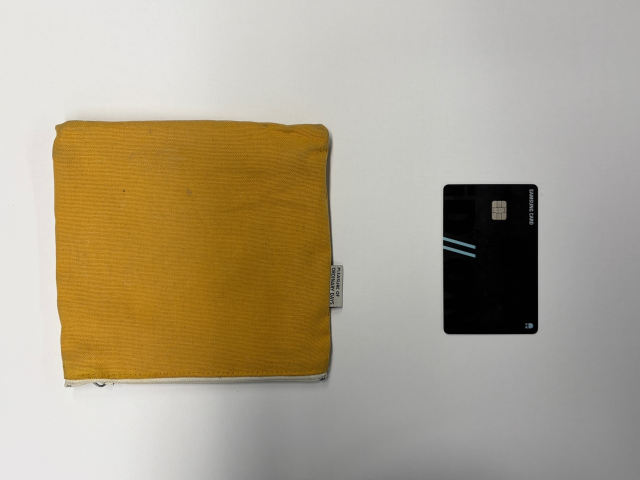
%> input picture Challenges/object-size-assets/image1-1.jpeg, 1280 x 960 px (shown at 1/2 size)
$ octave c1_1.m   (GNU Octave 9; MATLAB toolbox functions it lacks are replaced by stand-ins)
%> lines starting %> are read from the running program, lines starting %| are printed output that depends on the picture; in (x1, y1, x2, y2) boxes, pixels count from 0 and x2, y2 are one past the last pixel; in counts of white or black regions, pixels touching at a corner belong together; the program's own positions count from 1
% ITERATION
% CARD DETECTION
% ONLY WORKS FOR RIGHT ANGLE: LANDSCAPE, PORTRAIT RATIOS

clear all; close all;

% Import image
I = imread('../object-size-assets/image1-1.jpeg');
%> I is the input picture: size 960x1280x3 uint8; mean R, G, B 173.4, 162.3, 140.3
f = im2gray(I);

% Image processing
% Contrast enhancement
f_contrast = imadjust(f, [0.2 0.7], [0 1]);
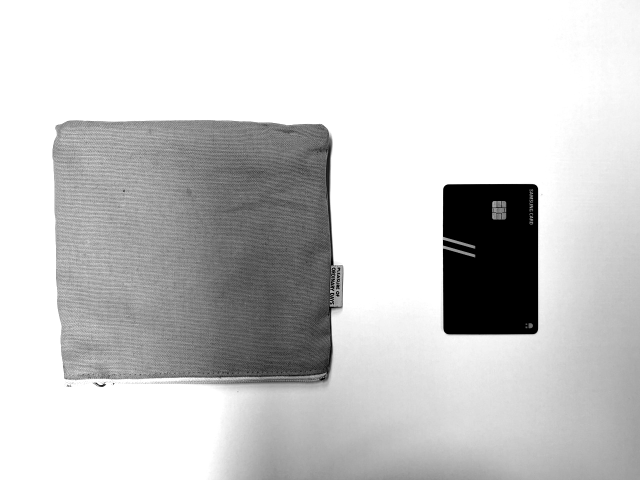
%> f_contrast: size 960x1280 uint8 (shown at 1/2 size); min 0, max 255, mean 201.4

% Gaussian + Otsu for clear binarisation
w_gauss = fspecial('Gaussian', [5 5], 1.5);
f_smooth = imfilter(f_contrast, w_gauss, 0);
level = graythresh(f_smooth);
%> level = 0.698
BW = imbinarize(f_smooth, level);
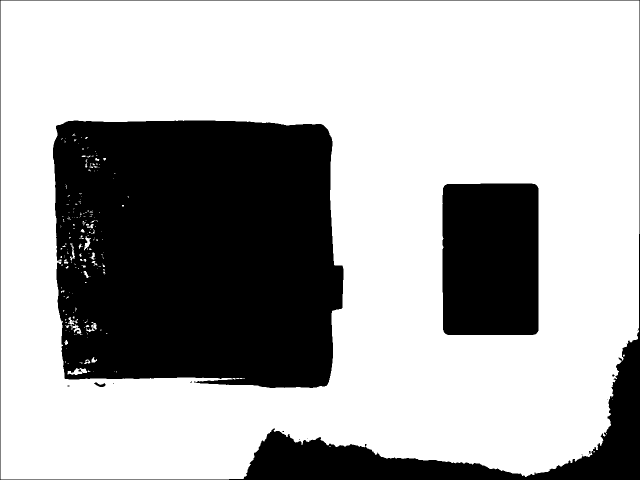
%> BW: size 960x1280 logical (shown at 1/2 size); 67.8% white; 21 black regions (16 under 20 px), largest, box (x1, y1, x2, y2) and area: (106, 241, 687, 776) 283733, (885, 367, 1077, 670) 57843, (0, 0, 1280, 960) 54072, (188, 765, 211, 774) 107, (157, 739, 163, 744) 21
BW = imcomplement(BW);

% Remove shadows (regions touching border)
BW = imclearborder(BW);
%> BW: size 960x1280 logical; 27.8% white; 20 white regions (16 under 20 px), largest, box (x1, y1, x2, y2) and area: (106, 241, 687, 776) 283733, (885, 367, 1077, 670) 57843, (188, 765, 211, 774) 107, (157, 739, 163, 744) 21

% Morphological operation
BW = bwmorph(BW, 'clean');
se_open = strel('disk', 2);
se_close = strel('disk', 4);
BW = imopen(BW,  se_open);
%> BW: size 960x1280 logical; 27.7% white; 3 white regions, box (x1, y1, x2, y2) and area: (106, 241, 687, 776) 283047, (885, 367, 1077, 670) 57842, (190, 765, 211, 774) 99
BW = imclose(BW, se_close);
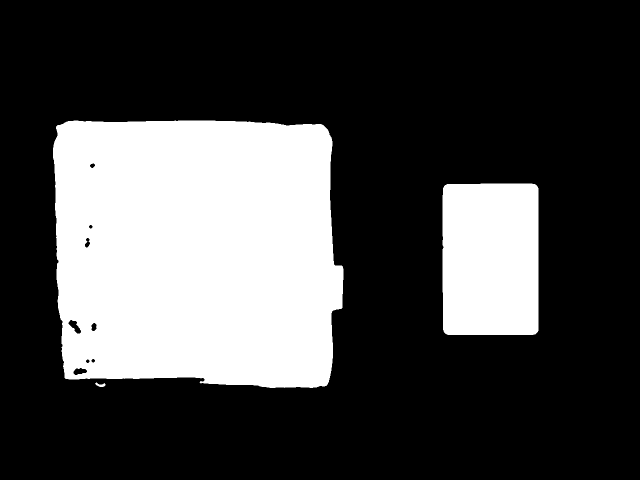
%> BW: size 960x1280 logical (shown at 1/2 size); 28% white; 3 white regions, box (x1, y1, x2, y2) and area: (106, 241, 687, 776) 285691, (885, 367, 1077, 670) 57845, (190, 765, 211, 774) 101
BW = imfill(BW, 'holes');
%> BW: size 960x1280 logical; 28% white; 3 white regions, box (x1, y1, x2, y2) and area: (106, 241, 687, 776) 286687, (885, 367, 1077, 670) 57845, (190, 765, 211, 774) 101

% Remove relatively small regions: remaining noises
cc         = bwlabel(BW);
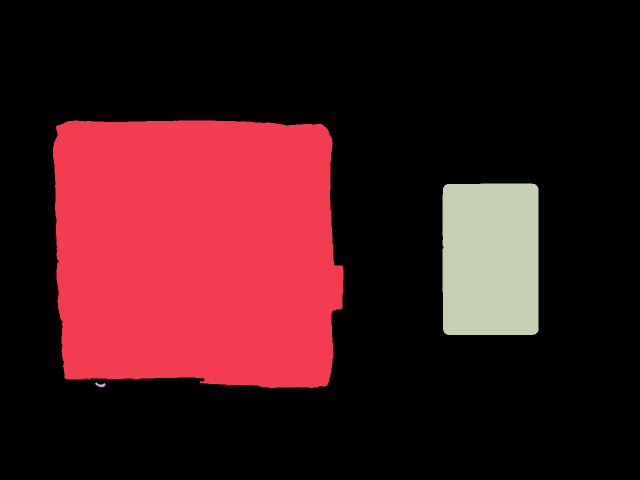
%> cc: size 960x1280 double (shown at 1/2 size); 4 distinct labels, from 0 to 3; one colour per label, 0 black
stats      = regionprops(cc, 'Area');
%> stats = 3 regions; Area: 286687, 57845, 101
all_areas  = [stats.Area];
%> all_areas = [286687 101 57845]
largest    = max(all_areas);
%> largest = 286687
BW         = bwareaopen(BW, round(largest * 0.05));
%> BW: size 960x1280 logical; 28% white; 2 white regions

figure(1); imshow(BW);
title('Clean Binarised Image');

% Card Detection
cc = bwlabel(BW);
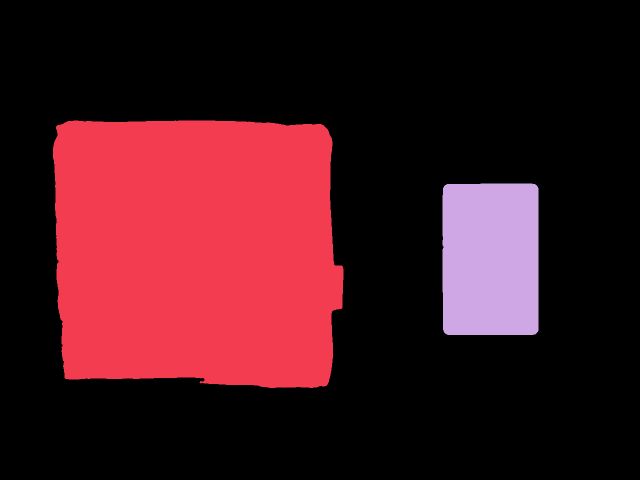
%> cc: size 960x1280 double (shown at 1/2 size); 3 distinct labels, from 0 to 2; one colour per label, 0 black
stats = regionprops(cc, 'Area', 'BoundingBox', 'Extent');
%> stats = 2 regions; box (x1, y1, x2, y2), Area and Extent: (106, 241, 687, 776) 286687 0.922, (885, 367, 1077, 670) 57845 0.994

target_ratio_L = 85.6 / 54;
target_ratio_P = 54  / 85.6;
tolerance      = 0.25;
card_idx       = [];

for i = 1:length(stats)
    bb     = stats(i).BoundingBox;
    ratio  = bb(3) / bb(4);
    extent = stats(i).Extent;

    is_landscape = abs(ratio - target_ratio_L) < tolerance;
    is_portrait  = abs(ratio - target_ratio_P) < tolerance;

    if (is_landscape || is_portrait) && extent > 0.88
        card_idx = [card_idx, i];
    end
end
%> this loop made 2 passes
%> (bb, ratio, extent, is_landscape, is_portrait, card_idx) on pass 2: ([885.5 367.5 192 303], 0.634, 0.994, false, true, 2)
%> (bb, ratio, extent, is_landscape, is_portrait) on pass 1: ([106.5 241.5 581 535], 1.09, 0.922, false, false)

if isempty(card_idx)
    error('Credit card not detected. Adjust threshold or tolerance.');
end

areas       = arrayfun(@(i) stats(i).Area, card_idx);
%> areas = 57845
[~, best]   = max(areas);
%> best = 1
card_region = card_idx(best);
%> card_region = 2
card_mask   = (cc == card_region);
%> card_mask: size 960x1280 logical; 4.7% white; 1 white region, box (x1, y1, x2, y2) and area: (885, 367, 1077, 670) 57845

% Corner Detection
card_mask_resized = imresize(card_mask, [size(f,1), size(f,2)], 'nearest');

% Smooth mask to remove staircase edges from rotation
se_smooth        = strel('disk', 3);
card_mask_smooth = imerode(imdilate(card_mask_resized, se_smooth), se_smooth);
card_gray        = uint8(card_mask_smooth) .* f;
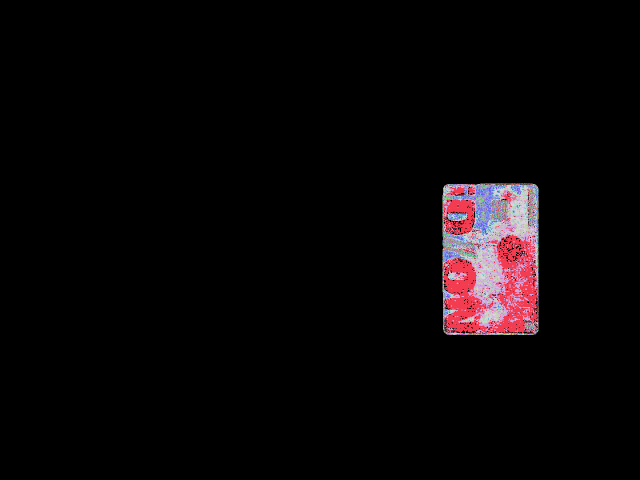
%> card_gray: size 960x1280 uint8 (shown at 1/2 size); 186 distinct labels, from 0 to 186; one colour per label, 0 black

corners  = detectHarrisFeatures(card_gray, 'MinQuality', 0.01);
%> corners = 79 points; strongest (x, y): (887, 498), (887, 481), (893, 370), (962, 368), (887, 491)
pts      = corners.Location;
%> pts = 79 rows, first 12: [886 391; 886 585; 887 474; 887 481; 887 491; 887 498; 887 661; 888 375; 888 663; 893 370; 894 669; 896 670]

% Geometric corner selection — one point per quadrant
bb = stats(card_region).BoundingBox;
card_corners = [bb(1),       bb(2);
                bb(1)+bb(3), bb(2);
                bb(1),       bb(2)+bb(4);
                bb(1)+bb(3), bb(2)+bb(4)];
%> card_corners = [885.5 367.5; 1077.5 367.5; 885.5 670.5; 1077.5 670.5]

selected = zeros(4, 2);
for k = 1:4
    dists      = sqrt((pts(:,1) - card_corners(k,1)).^2 + ...
                      (pts(:,2) - card_corners(k,2)).^2);
    [~, idx]   = min(dists);
    selected(k,:) = pts(idx,:);
end
%> this loop made 4 passes
%> idx on passes 1 to 4: 8, 76, 9, 77
%> after the loop, selected = [888 375; 1071 369; 888 663; 1071 669]

figure(2); imshow(I);
hold on;
plot(selected(:,1), selected(:,2), 'r+', 'MarkerSize', 15, 'LineWidth', 2);
title('Detected Card Corners');
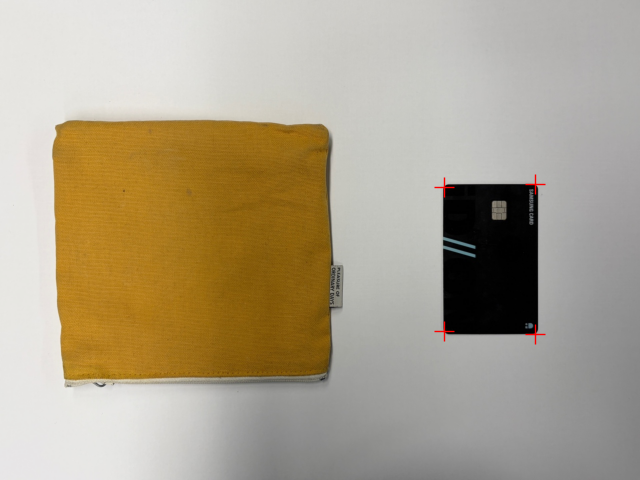
%> figure redrawn from the program's plot data; shown at 1/2 size; its title reads 'Detected Card Corners'
hold off;

$ run again, with Challenges/object-size-assets/image1-2.jpeg copied over Challenges/object-size-assets/image1-1.jpeg
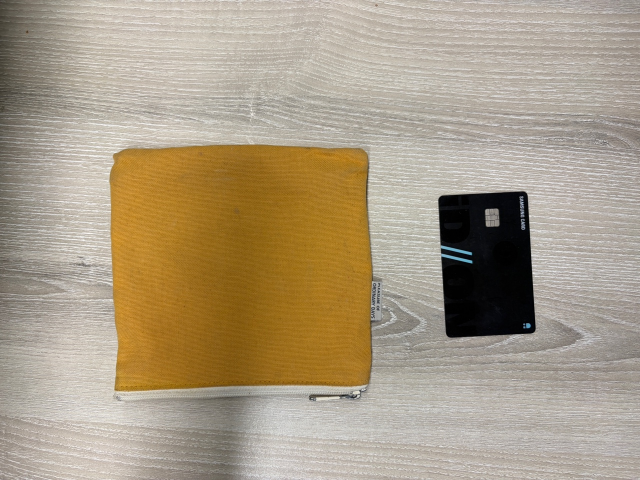
%> input picture Challenges/object-size-assets/image1-2.jpeg, 1280 x 960 px (shown at 1/2 size)
%> I is the input picture: size 960x1280x3 uint8; mean R, G, B 169.8, 155.8, 132.8
%> level = 0.69
%> `stats      = regionprops(cc, 'Area');`: stats = 28 regions; largest, Area: 225401, 52169, 1419, 706, 412
%> all_areas = 28 values, max 225401 at index 4, min 13 at index 1, mean 10046
%> largest = 225401
%> `stats = regionprops(cc, 'Area', 'BoundingBox', 'Extent');`: stats = 2 regions; box (x1, y1, x2, y2), Area and Extent: (220, 289, 840, 781) 225401 0.739, (876, 382, 1073, 679) 52169 0.892
%> the loop `for i = 1:length(stats)` made 2 passes
%> (bb, ratio, extent, is_landscape, is_portrait, card_idx) on pass 2: ([876.5 382.5 197 297], 0.663, 0.892, false, true, 2)
%> areas = 52169
%> best = 1
%> card_region = 2
%> card_mask: size 960x1280 logical; 4.2% white; 1 white region, box (x1, y1, x2, y2) and area: (876, 382, 1073, 679) 52169
%> `card_gray        = uint8(card_mask_smooth) .* f;`:
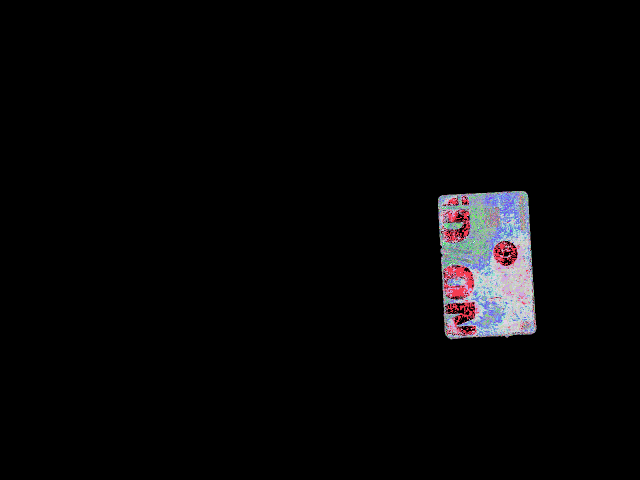
%> card_gray: size 960x1280 uint8 (shown at 1/2 size); 204 distinct labels, from 0 to 218; one colour per label, 0 black
%> corners = 125 points; strongest (x, y): (1048, 670), (886, 510), (1042, 670), (884, 494), (888, 624)
%> pts = 125 rows, first 12: [877 397; 877 418; 878 439; 879 458; 880 475; 882 490; 883 392; 883 506; 883 528; 884 494; 884 543; 885 559]
%> card_corners = [876.5 382.5; 1073.5 382.5; 876.5 679.5; 1073.5 679.5]
%> the loop `for k = 1:4` made 4 passes
%> idx on passes 1 to 4: 7, 104, 21, 116
%> after the loop `for k = 1:4`: selected = [883 392; 1056 390; 891 669; 1065 668]
%> `title('Detected Card Corners');`:
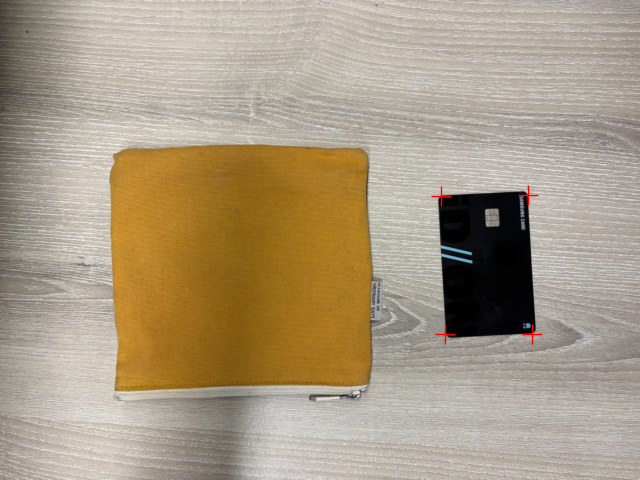
%> figure redrawn from the program's plot data; shown at 1/2 size; its title reads 'Detected Card Corners'
